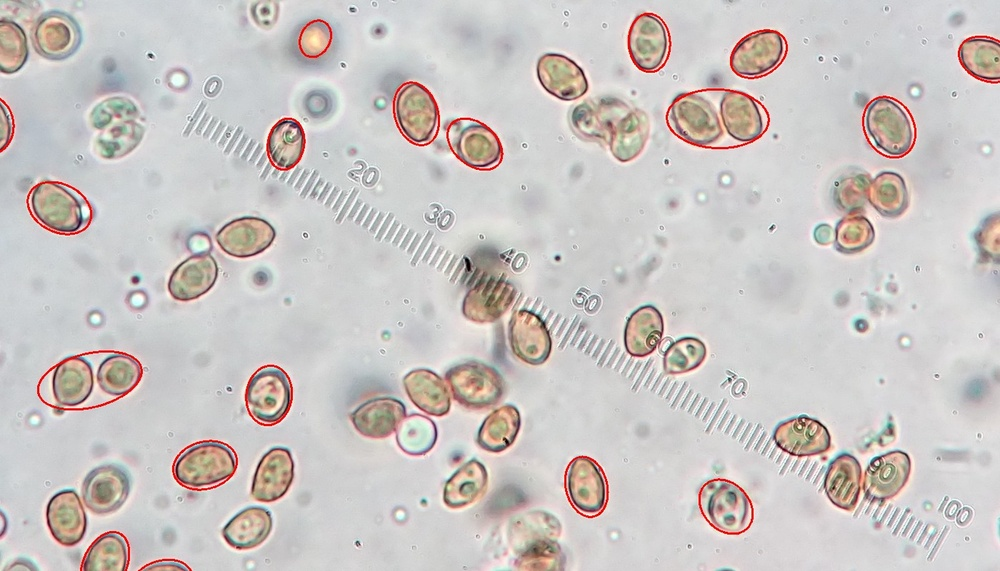
#> input picture tests/data/sample_ruler.jpg, 1000 x 571 px, shrunk from 1400 x 800 before the run
$ python -i fov.py   (imports and definitions only)
#> lines starting #> are read from the running program, lines starting #| are printed output that depends on the picture; after the words box and inside, x2 and y2 are one past the last pixel; in counts of white or black regions, pixels touching at a corner belong together
"""Detection of the circular microscope field of view (FOV)."""

from __future__ import annotations

import cv2
import numpy as np

from ._types import Image, Point
from .errors import PhotoRejected


def find_fov_circle(gray: Image, threshold: int = 20) -> tuple[Point, float]:
    """Return ((cx, cy), radius) of the bright circular field of view."""
    _, mask = cv2.threshold(gray, threshold, 255, cv2.THRESH_BINARY)
    cnts, _ = cv2.findContours(mask, cv2.RETR_EXTERNAL, cv2.CHAIN_APPROX_SIMPLE)
    if not cnts:
        raise RuntimeError("Could not locate the field of view (image is entirely dark)")
    c = max(cnts, key=cv2.contourArea)
    (x, y), radius = cv2.minEnclosingCircle(c)
    return (x, y), radius


def fov_mask(shape: tuple[int, ...], center: Point, radius: float, shrink: float = 1.0) -> Image:
    """Return a filled circular mask of the FOV, optionally shrunk by a factor."""
    out = np.zeros(shape[:2], np.uint8)
    cv2.circle(out, (int(center[0]), int(center[1])), int(radius * shrink), 255, -1)
    return out


def check_micrograph(
    gray: Image, min_circle_fill: float = 0.9, min_dark_fraction: float = 0.1
) -> None:
    """Raise PhotoRejected unless the image looks like a photo down a microscope.

    That is: a bright, circular field of view surrounded by a dark border.
    """
    (cx, cy), r = find_fov_circle(gray)
    _, mask = cv2.threshold(gray, 20, 255, cv2.THRESH_BINARY)
    circle = fov_mask(gray.shape, (cx, cy), r)
    fill = int(np.count_nonzero(cv2.bitwise_and(mask, circle))) / max(
        int(np.count_nonzero(circle)), 1
    )
    dark = float(np.mean(gray <= 20))
    if fill < min_circle_fill or dark < min_dark_fraction:
        raise PhotoRejected("not a micrograph (no circular field of view)")

>>> import cv2
>>> picture = cv2.imread('../../tests/data/sample_ruler.jpg', cv2.IMREAD_GRAYSCALE)
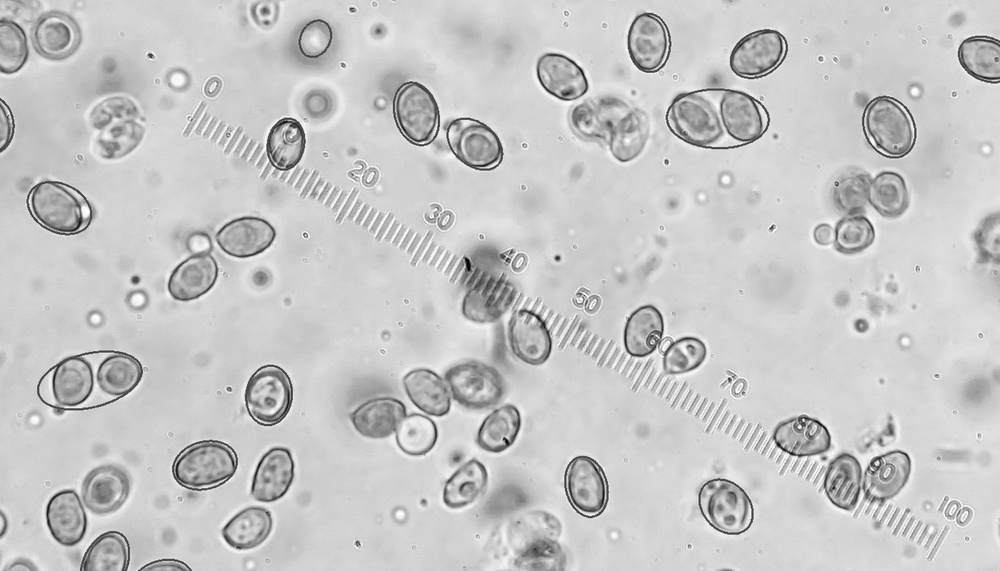
#> picture: shape (571, 1000); min 0, max 255, mean 198.7
>>> result = check_micrograph(picture)
#> in find_fov_circle, `_, mask = cv2.threshold(gray, threshold, 255, cv2.THRESH_BINARY)`:
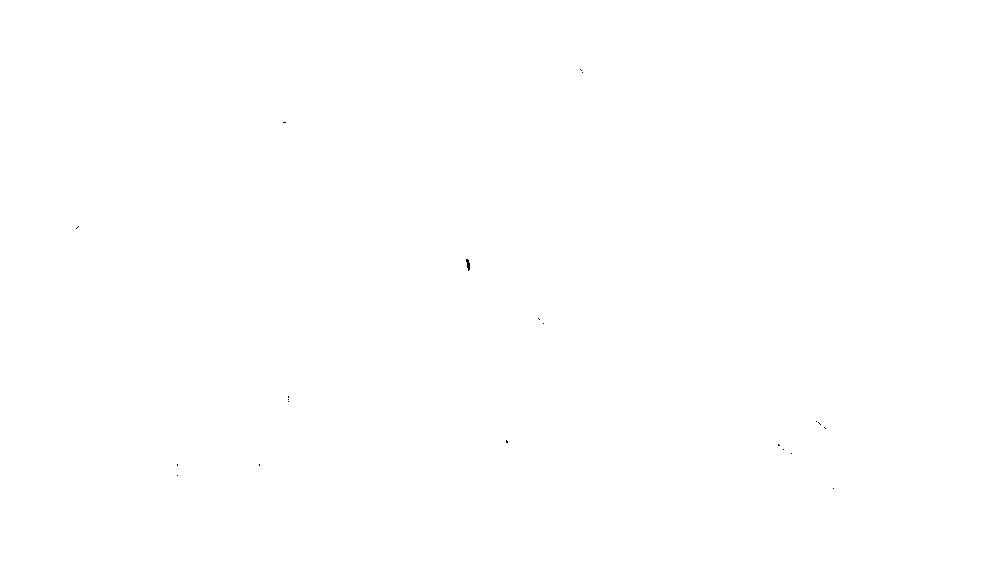
#> mask: shape (571, 1000); 100% white; black in thin lines or dots, all inside (x1, y1, x2, y2) = (76, 69, 834, 489)
#> in find_fov_circle, `cnts, _ = cv2.findContours(mask, cv2.RETR_EXTERNAL, cv2.CHAIN_APPROX_S..`: cnts = [[[0, 0], [0, 570], [999, 570], [999, 0]]]
#> in find_fov_circle, `c = max(cnts, key=cv2.contourArea)`: c = [[0, 0], [0, 570], [999, 570], [999, 0]]
#> in find_fov_circle, `(x, y), radius = cv2.minEnclosingCircle(c)`: x = 499.5; y = 285; radius = 575.1
#> in check_micrograph, `(cx, cy), r = find_fov_circle(gray)`: cx = 499.5; cy = 285; r = 575.1
#> in fov_mask, `cv2.circle(out, (int(center[0]), int(center[1])), int(radius * shrink)..`: out: shape (571, 1000); 100% white; black in thin lines or dots, all inside (x1, y1, x2, y2) = (999, 0, 1000, 571)
#> in check_micrograph, `fill = int(np.count_nonzero(cv2.bitwise_and(mask, circle))) / max( int..`: fill = 1
#> in check_micrograph, `dark = float(np.mean(gray <= 20))`: dark = 0.000119
#> (the run stopped early here; a loop or call above may not have finished)
